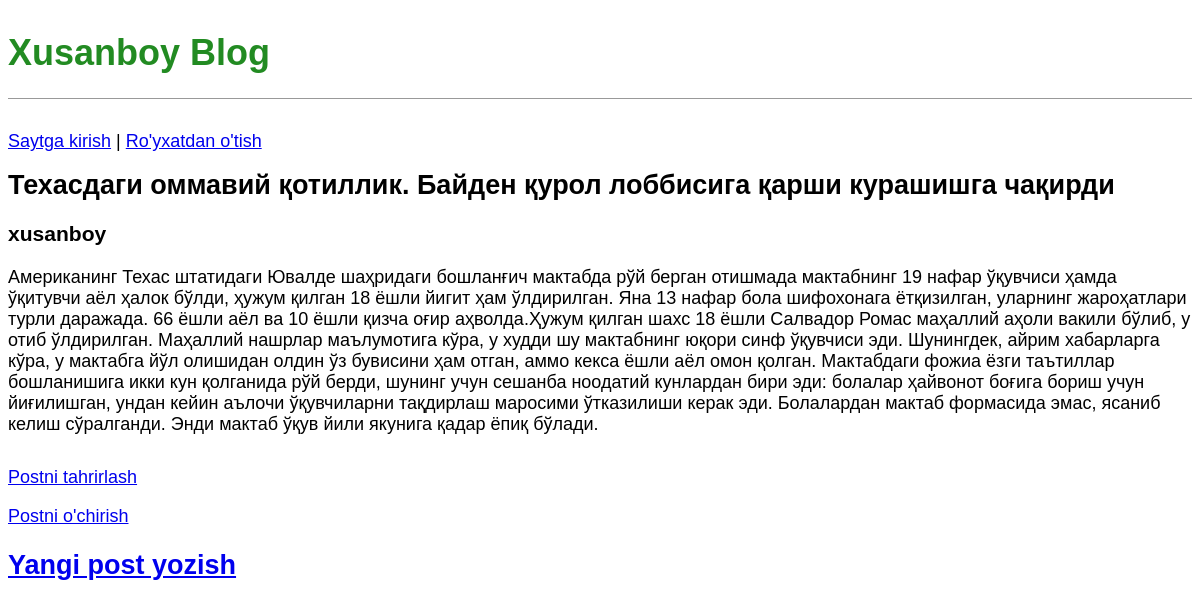
Screenshot of /post/3/ with the database file from the repository.
### blog/models.py (models this page shows, shortened)
class Post(models.Model):
    title = models.CharField(max_length=200)
    author = models.ForeignKey(
        'auth.User',
        on_delete=models.CASCADE,
    )
    body = models.TextField()

### blog/views.py (the view)
# urls.py: path('post/<int:pk>/',BlogDetailView.as_view(), name='post_detail'),
class BlogDetailView(DeleteView):
    model = Post
    template_name = 'post_detail.html'

### templates/post_detail.html
{% extends 'base.html' %}
{% block content %}
  <div class="post-entry">
    <h2>{{ post.title }}</h2>
    <h3>{{ post.author }}</h3>
    <p>{{ post.body }}</p>
  </div>
<p><a href="{% url 'post_edit' post.pk %}">Postni tahrirlash</a></p>
<p><a href="{% url 'post_delete' post.pk %}" >Postni o'chirish</a></p>
{% endblock content %}

### static/css/base.css (style rules this page uses)
body { font-family: 'Noto Sans JP', sans-serif; font-size: 18px; }
.post-entry { margin-bottom: 2rem; }
.post-entry h2 { margin: 0.5rem 0; }
.post-entry p { margin: 0; font-weight: 400; }

### rows the page displays
Post: title "Техасдаги оммавий қотиллик. Байден қурол лоббисига қарши курашишга чақирди", author "xusanboy", body "Американинг Техас штатидаги Ювалде шаҳридаги бошланғич мактабда рўй берган отишмада мактабнинг 19 нафар ўқувчиси ҳамда ўқитувчи аёл ҳалок бўлди, ҳужум қилган 18 ёшли йигит ҳам ўлдирилган. Яна 13 нафар бола шифохонага ётқизилган, уларнинг жароҳатлари турли даражада. 66 ёшли аёл ва 10 ёшли қизча оғир аҳволда.Ҳужум қилган шахс 18 ёшли Салвадор Ромас маҳаллий аҳоли вакили бўлиб, у отиб ўлдирилган. Маҳаллий нашрлар маълумотига кўра, у худди шу мактабнинг юқори синф ўқувчиси эди. Шунингдек, айрим хабарларга кўра, у мактабга йўл олишидан олдин ўз бувисини ҳам отган, аммо кекса ёшли аёл омон қолган. Мактабдаги фожиа ёзги таътиллар бошланишига икки кун қолганида рўй берди, шунинг учун сешанба…"
